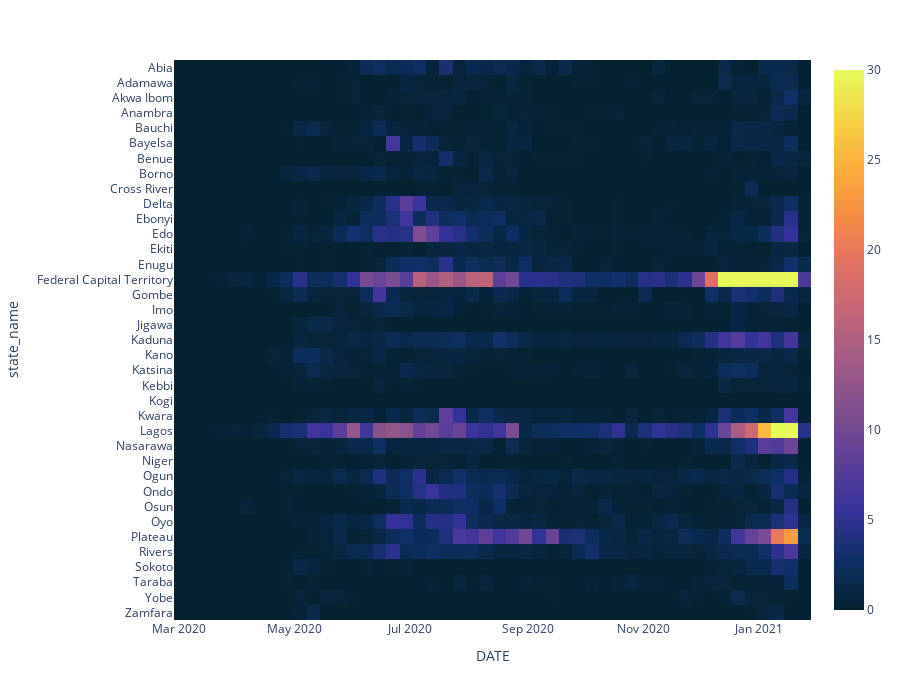

Source (notebook cell):
### Code cell
fig = px.imshow(heatmap_cases,
                color_continuous_scale='Thermal',
                zmax=30,
                height=700
               )
fig.show()

### Figure 1 — Plotly figure (JSON) as saved in the notebook; plotly's stock layout.template omitted (floating-point values rounded to 4 significant figures; data arrays with more than 128 entries replaced by an {"elided": "..."} marker saying what was removed)
{"data": [{"coloraxis": "coloraxis", "hovertemplate": "DATE: %{x}<br>state_name: %{y}<br>color: %{z}<extra></extra>", "name": "0", "type": "heatmap", "x": ["2020-03-02T00:00:00", "2020-03-09T00:00:00", "2020-03-16T00:00:00", "2020-03-23T00:00:00", "2020-03-30T00:00:00", "2020-04-06T00:00:00", "2020-04-13T00:00:00", "2020-04-20T00:00:00", "2020-04-27T00:00:00", "2020-05-04T00:00:00", "2020-05-11T00:00:00", "2020-05-18T00:00:00", "2020-05-25T00:00:00", "2020-06-01T00:00:00", "2020-06-08T00:00:00", "2020-06-15T00:00:00", "2020-06-22T00:00:00", "2020-06-29T00:00:00", "2020-07-06T00:00:00", "2020-07-13T00:00:00", "2020-07-20T00:00:00", "2020-07-27T00:00:00", "2020-08-03T00:00:00", "2020-08-10T00:00:00", "2020-08-17T00:00:00", "2020-08-24T00:00:00", "2020-08-31T00:00:00", "2020-09-07T00:00:00", "2020-09-14T00:00:00", "2020-09-21T00:00:00", "2020-09-28T00:00:00", "2020-10-05T00:00:00", "2020-10-12T00:00:00", "2020-10-19T00:00:00", "2020-10-26T00:00:00", "2020-11-02T00:00:00", "2020-11-09T00:00:00", "2020-11-16T00:00:00", "2020-11-23T00:00:00", "2020-11-30T00:00:00", "2020-12-07T00:00:00", "2020-12-14T00:00:00", "2020-12-21T00:00:00", "2020-12-28T00:00:00", "2021-01-04T00:00:00", "2021-01-11T00:00:00", "2021-01-18T00:00:00", "2021-01-25T00:00:00"], "xaxis": "x", "y": ["Abia", "Adamawa", "Akwa Ibom", "Anambra", "Bauchi", "Bayelsa", "Benue", "Borno", "Cross River", "Delta", "Ebonyi", "Edo", "Ekiti", "Enugu", "Federal Capital Territory", "Gombe", "Imo", "Jigawa", "Kaduna", "Kano", "Katsina", "Kebbi", "Kogi", "Kwara", "Lagos", "Nasarawa", "Niger", "Ogun", "Ondo", "Osun", "Oyo", "Plateau", "Rivers", "Sokoto", "Taraba", "Yobe", "Zamfara"], "yaxis": "y", "z": {"elided": "37x48 float values"}}], "layout": {"coloraxis": {"cmax": 30, "cmin": 0, "colorscale": [[0, "rgb(3, 35, 51)"], [0.09091, "rgb(13, 48, 100)"], [0.1818, "rgb(53, 50, 155)"], [0.2727, "rgb(93, 62, 153)"], [0.3636, "rgb(126, 77, 143)"], [0.4545, "rgb(158, 89, 135)"], [0.5455, "rgb(193, 100, 121)"], [0.6364, "rgb(225, 113, 97)"], [0.7273, "rgb(246, 139, 69)"], [0.8182, "rgb(251, 173, 60)"], [0.9091, "rgb(246, 211, 70)"], [1, "rgb(231, 250, 90)"]]}, "height": 700, "margin": {"t": 60}, "xaxis": {"anchor": "y", "constrain": "domain", "domain": [0, 1], "scaleanchor": "y", "title": {"text": "DATE"}}, "yaxis": {"anchor": "x", "autorange": "reversed", "constrain": "domain", "domain": [0, 1], "title": {"text": "state_name"}}}}
